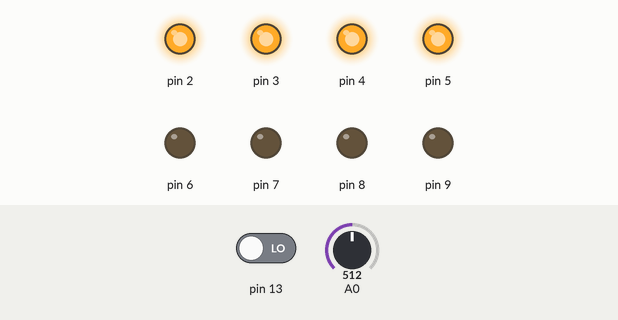
Recording of a sketch running on a simulated Arduino Uno, built with avr-gcc and run on an emulated ATmega328P. Shown: output pins drawn as LEDs (lit = HIGH). Dashed ring = blinking. The test bench sets the inputs (shaded band); at power-on: pin 13 LOW, A0 = 512.

Above: at 1.2 s.
1.3 s: pin 13 driven HIGH
At 3.4 s:
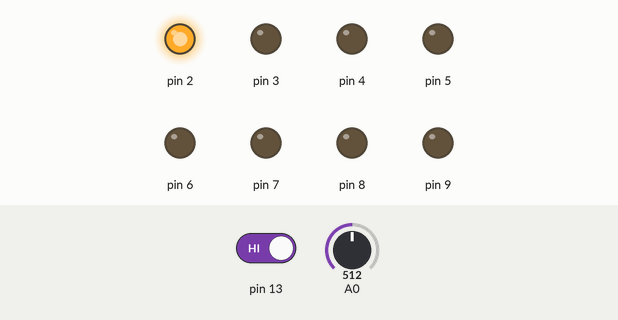
4.3 s: pin 13 driven LOW
At 7.2 s:
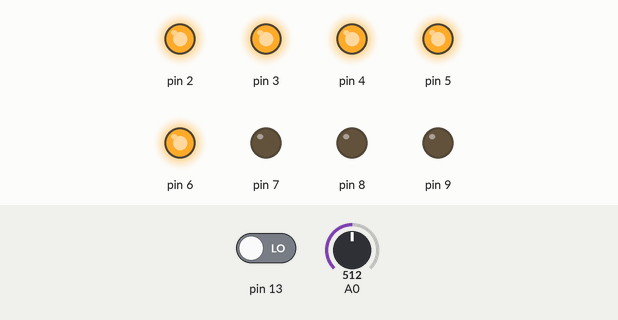
7.3 s: A0 set to 0
At 7.9 s:
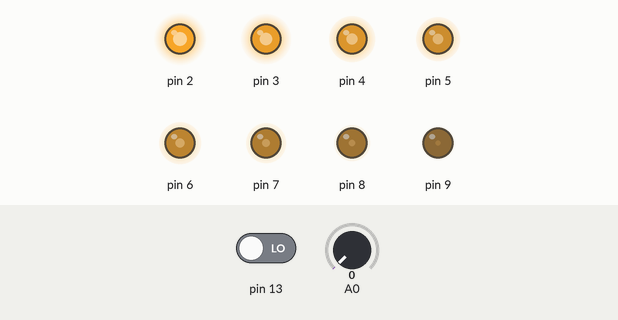
8.9 s: A0 set to 122
At 9.08 s:
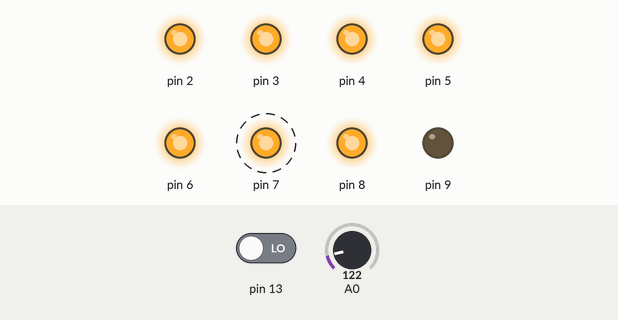
11.9 s: A0 set to 511
At 12.8 s:
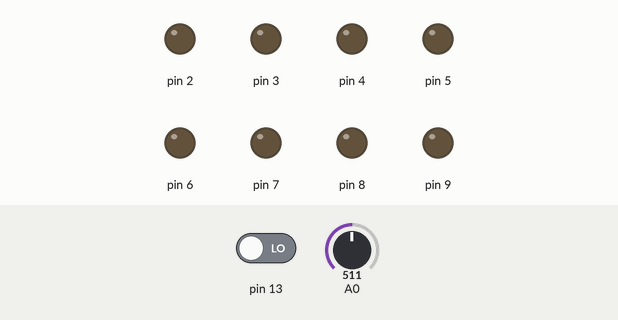
14.9 s: A0 set to 373
At 18.19 s:
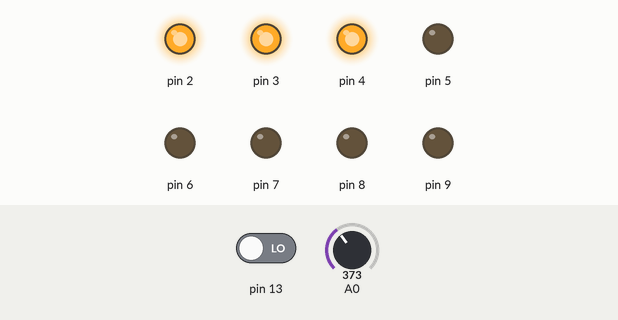
Timing chart, 0 to 18.9 s (numbered marks = the images above; inputs shaded):
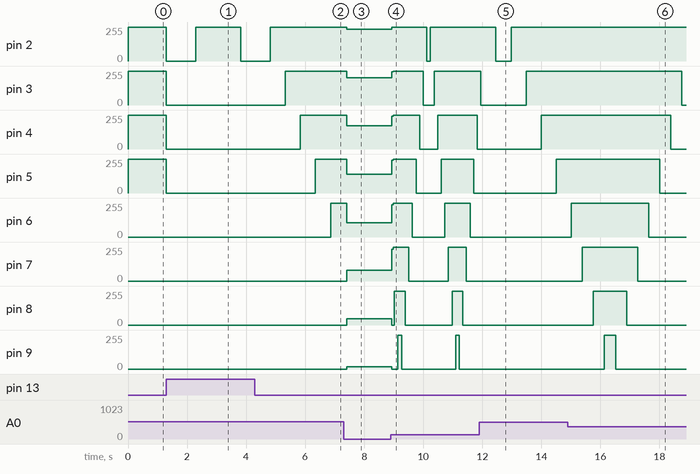

Measured:
- after the input at 1.3 s, pin 2: 255/255 → 0/255 at once, → 255/255 1.0 s later, → 0/255 1.5 s later; pin 3–5: 255/255 → 0/255 at once
- after the input at 4.3 s, pin 2: goes on until 4.8 s, then stays 255/255; pin 3: 0/255 → 255/255 after 1.0 s; pin 4: 0/255 → 255/255 after 1.5 s; pin 5: 0/255 → 255/255 after 2.0 s; pin 6: 0/255 → 255/255 after 2.6 s
- after the input at 7.3 s, pin 2: 255/255 → 238/255 after 0.12 s; pin 3: 255/255 → 205/255 after 0.12 s; pin 4: 255/255 → 173/255 after 0.12 s; pin 5: 255/255 → 141/255 after 0.12 s; pin 6: 255/255 → 108/255 after 0.12 s
- after the input at 8.9 s, pin 2: 238/255 → 255/255 at once, → 0/255 1.2 s later, → 255/255 0.12 s later; pin 3: 205/255 → 255/255 at once, → 0/255 1.1 s later, → 255/255 0.37 s later
- after the input at 11.9 s, pin 6: stays 0/255 (without the input it goes to 255/255 after 0.79 s); pin 7: stays 0/255 (without the input it goes to 255/255 after 0.91 s); pin 8: stays 0/255 (without the input it goes to 255/255 after 1.0 s); pin 9: stays 0/255 (without the input it goes to 255/255 after 1.2 s)
- after the input at 14.9 s, pin 3: 255/255 → 0/255 after 3.9 s; pin 4: 255/255 → 0/255 after 3.5 s; pin 5: 255/255 → 0/255 after 3.1 s

The sketch:

Practica5Pot.ino
```cpp
int potValue, i;
void PredidoConPot();
void LucesSeguidas();
void Prendido(int x);
void Apagado(int x);
void ApagarTodo();

void setup() {
pinMode(2, OUTPUT);
pinMode(3, OUTPUT);
pinMode(4, OUTPUT);
pinMode(5, OUTPUT);
pinMode(6, OUTPUT);
pinMode(7, OUTPUT);
pinMode(8, OUTPUT);
pinMode(9, OUTPUT);
pinMode(13, INPUT);
Serial.begin(9600);
}

void loop() {
  potValue = analogRead(A0);
  i = digitalRead(13);

//Ciclo del segundo programa
  while(i !=1){
    potValue = analogRead(A0);
    PrendidoConPot();
    i = digitalRead(13);
  }
  ApagarTodo();
  i = 0;
  delay(1000);

//Ciclo del segundo pragrama
  while(i != 1){
   Prendido(2);
   if(digitalRead(13))
     break;
   Prendido(3);
   if(digitalRead(13))
     break;
   Prendido(4);
   if(digitalRead(13))
     break;
   Prendido(5);
   if(digitalRead(13))
     break;
   Prendido(6);
   if(digitalRead(13))
     break;
   Prendido(7);
   if(digitalRead(13))
      break;
   Prendido(8);
   if(digitalRead(13))
     break;
    Prendido(9);
   if(digitalRead(13))
     break;
   Apagado(9);
   if(digitalRead(13))
     break;
   Apagado(8);
   if(digitalRead(13))
     break;
   Apagado(7);
   if(digitalRead(13))
     break;
   Apagado(6);
   if(digitalRead(13))
     break;
   Apagado(5);
   if(digitalRead(13))
     break;
   Apagado(4);
   if(digitalRead(13))
     break;
   Apagado(3);
   if(digitalRead(13))
     break;
   Apagado(2);
   if(digitalRead(13))
     break;
   i = digitalRead(13);
  }
  i = 0;
  delay(1000);
}

void PrendidoConPot(){
  if(potValue >= 127)
    digitalWrite(2, HIGH);
  else
    digitalWrite(2, LOW);
  if(potValue >= 255)
    digitalWrite(3, HIGH);
  else
    digitalWrite(3, LOW);
  if(potValue >= 383)
    digitalWrite(4, HIGH);
  else
    digitalWrite(4, LOW);
  if(potValue >= 511)
    digitalWrite(5, HIGH);
  else
    digitalWrite(5,LOW);
  if(potValue >= 639)
    digitalWrite(6, HIGH);
  else
    digitalWrite(6,LOW);
  if(potValue >= 767)
    digitalWrite(7, HIGH);
  else
    digitalWrite(7, LOW);
  if(potValue >= 895)
    digitalWrite(8, HIGH);
  else
    digitalWrite(8, LOW);
  if(potValue == 1023)
    digitalWrite(9, HIGH);
  else
    digitalWrite(9, LOW);
}
void Prendido(int x){
  potValue = analogRead(A0);
  digitalWrite(x, HIGH);
  delay(potValue);
}
void Apagado(int x){
  potValue = analogRead(A0);
  digitalWrite(x, LOW);
  delay(potValue);
}
void ApagarTodo(){
  digitalWrite(2,LOW);
  digitalWrite(3,LOW);
  digitalWrite(4,LOW);
  digitalWrite(5,LOW);
  digitalWrite(6,LOW);
  digitalWrite(7,LOW);
  digitalWrite(8,LOW);
  digitalWrite(9,LOW);
}
```
